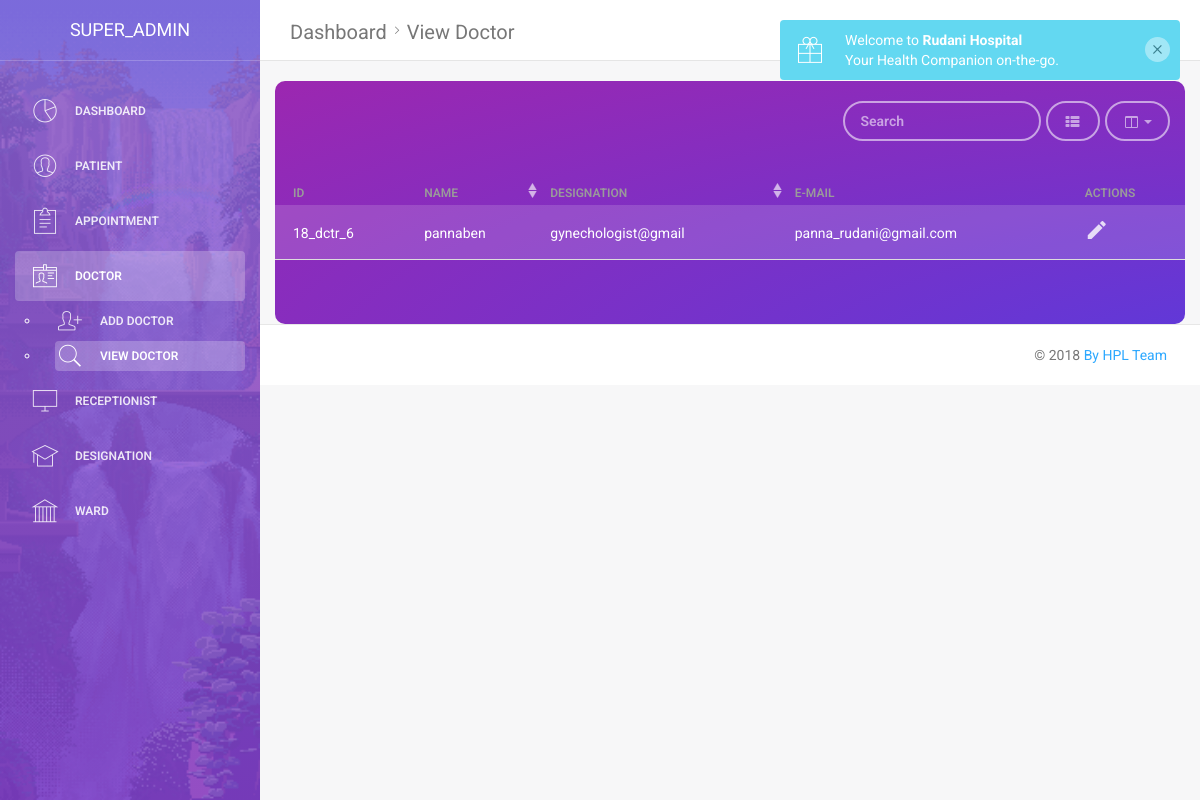
Page /view_doctor.php (signed in) on the earlier database version.
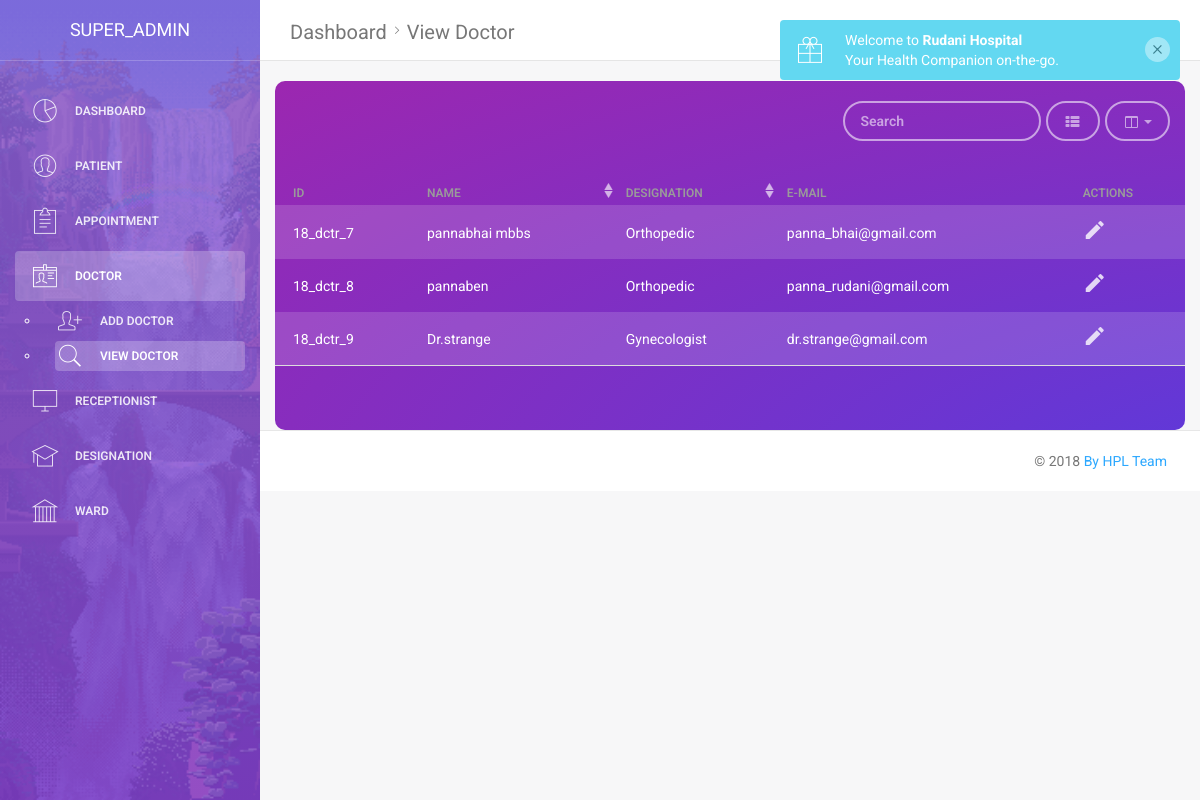
Same page on the later database version.
### tables this page shows
CREATE TABLE `doctor` (
  `doctor_id` varchar(15) NOT NULL,
  `doctor_name` varchar(30) NOT NULL,
  `doctor_dob` date NOT NULL,
  `doctor_gender` varchar(10) NOT NULL,
  `doctor_phone` varchar(15) NOT NULL,
  `doctor_city` varchar(20) NOT NULL,
  `doctor_address` varchar(100) NOT NULL,
  `doctor_designation` varchar(30) NOT NULL,
  `doctor_email` varchar(50) NOT NULL,
  `doctor_password` varchar(50) NOT NULL,
  `doj` timestamp(6) NOT NULL DEFAULT CURRENT_TIMESTAMP(6)
);

### assets/modules/global_module.php (the view, shortened to what this page needs)
<?php
function fetch_data($query,$type)
{
	include("assets/modules/db_config.php");
	$result = mysqli_query($conn,$query);
	if($result)
	{
		if($type == "login")
		{
		$count = mysqli_num_rows($result);
			if($count == 1)
			{
				return TRUE;
			}
			else
			{
				return FALSE;
			}
		}
		elseif($type == "count")
		{
			$count = mysqli_num_rows($result);
			return $count;
		}
		elseif($type == "result")
		{
			 $res = mysqli_query($conn,$query);
			 return $res;
		}
	}
	else
	{
		return "Fetch Error";
	}
}
function view_table($for)
{
    include("assets/modules/db_config.php");
    if($for == "patient")
    {
        $query = "select * from patient";
        $result = mysqli_query($conn,$query);
        if($result)
        {
            while($row = mysqli_fetch_array($result)) {
                $age = date_diff(date_create($row[6]), date_create('today'))->y;
                $id = $row[1];
                echo "<tr>
                <td>$id</td>
                <td>$row[2]</td>
                <td>$row[5]</td>
                <td>$age</td>
                <td > <a href='view_patient_profile.php?id=$id'> <i class='material-icons'>edit</i></a></td>
                </tr>";
            }
        }
    }
    elseif ($for == "doctor")
    {
        $query = "select * from doctor";
        $result = mysqli_query($conn,$query);
        while($row = mysqli_fetch_array($result))
        {
            $id = $row[0];
            echo "<tr>
                <td>$id</td>
                <td>$row[1]</td>
                <td>$row[7]</td>
                <td>$row[8]</td>
                <td > <a href='view_doctor_profile.php?id=$id'> <i class='material-icons'>edit</i></a></td>
                </tr>";
        }
    }
}
?>

### view_doctor.php (shortened to what this page needs)
<?php
include("assets/modules/global_module.php");
if(isset($_GET["id"]))
{
    $id = $_GET["id"];
}
elseif(isset($_SESSION["admin_token"]))
{
    $id = $_SESSION["admin_token"];
}
$result = fetch_data("select * from admin where admin_id= '$id'","result");
$data = mysqli_fetch_assoc($result);
?>
<!doctype html>
<html lang="en">
<head>
    <link href="assets/css/bootstrap.min.css" rel="stylesheet" />
    <link href="assets/css/animate.min.css" rel="stylesheet"/>
    <link href="assets/css/light-bootstrap-dashboard.css?v=1.4.0" rel="stylesheet"/>
    <link href="assets/css/fresh-bootstrap-table.css" rel="stylesheet" />
    <link href="http://maxcdn.bootstrapcdn.com/font-awesome/4.2.0/css/font-awesome.min.css" rel="stylesheet">
    <link href="assets/css/pe-icon-7-stroke.css" rel="stylesheet" />
</head>
<body>
<div class="wrapper">
    <div class="sidebar" data-color="purple" data-image="assets/img/waterfall.gif" >
        <div class="sidebar-wrapper">
            <div class="logo">
                <a href="#" class="simple-text">
                    <?php echo $data["admin_name"]?>
                </a>
            </div>
            <ul class="nav">
                <li >
                    <a href="dashboard_admn.php">
                        <i class="pe-7s-graph"></i>
                        <p>Dashboard</p>
                    </a>
                </li>
                <li >
                    <a href="add_patient.php" >
                        <i class="pe-7s-user"></i>
                        <p>Patient</p>
                    </a>
                </li>
                <li>
                    <a href="add_appointment.php">
                        <i class="pe-7s-note2"></i>
                        <p>Appointment</p>
                    </a>
                </li>
                <li class="active">
                    <a href="add_doctor.php">
                        <i class="pe-7s-id"></i>
                        <p>Doctor</p>
                    </a>
                    <ul>
                        <li >
                            <a href="add_Doctor.php" >
                                <i class="pe-7s-add-user"></i>
                                <p>Add Doctor</p>
                            </a>
                        </li>
                        <li class="active" >
                            <a href="view_doctor.php" >
                                <i class="pe-7s-search"></i>
                                <p>View Doctor</p>
                            </a>
                        </li>
                    </ul>
                </li>
                <li >
                    <a href="add_receptionist.php">
                        <i class="pe-7s-monitor"></i>
                        <p>Receptionist</p>
                    </a>
                </li>
                <li >
                    <a href="designation.php">
                        <i class="pe-7s-study"></i>
                        <p>Designation</p>
                    </a>
                </li>
                <li >
                    <a href="ward.php">
                        <i class="pe-7s-culture"></i>
                        <p>Ward</p>
                    </a>
                </li>
            </ul>
        </div>
    </div>
    <div class="main-panel">
        <nav class="navbar navbar-default navbar-fixed">
            <div class="container-fluid">
                <div class="navbar-header">
                    <a class="navbar-brand" href="#">Dashboard<i class="pe-7s-angle-right"></i>View Doctor</a>
                </div>
                <div class="collapse navbar-collapse">
                    <ul class="nav navbar-nav navbar-right">
                        <li>
                            <a href="logout.php?for=<?php echo $data["admin_id"] ?>">
                                <p>Log out</p>
                            </a>
                        </li>
                    </ul>
                </div>
            </div>
        </nav>
        <br>
        <div class="container-fluid">
            <div class="row">
                <div class="col-md-12">
                    <div class="fresh-table full-color-purple" >
                        <table id="fresh-table" class="table">
                            <thead>
                            <th data-field="id">ID</th>
                            <th data-field="name" data-sortable="true">Name</th>
                            <th data-field="country" data-sortable="true">Designation</th>
                            <th data-field="city">E-mail</th>
                            <th  data-field="actions"  >Actions</th>
                            </thead>
                            <tbody>
                            <?php view_table("doctor"); ?>
                            </tbody>
                        </table>
                    </div>
                </div>
            </div>
        </div>
        <footer class="footer">
            <div class="container-fluid">
                <p class="copyright pull-right">
                    &copy; <script>document.write(new Date().getFullYear())</script>
                    <a href="#">By HPL Team</a>
                </p>
            </div>
        </footer>
    </div>
</div>
</body>
</html>

Differences in the rows shown:
removed doctor: doctor_id "18_dctr_6", doctor_name "pannaben", doctor_designation "gynechologist@gmail", doctor_email "panna_rudani@gmail.com"
added doctor: doctor_id "18_dctr_7", doctor_name "pannabhai mbbs", doctor_designation "Orthopedic", doctor_email "panna_bhai@gmail.com"
added doctor: doctor_id "18_dctr_8", doctor_name "pannaben", doctor_designation "Orthopedic", doctor_email "panna_rudani@gmail.com"
added doctor: doctor_id "18_dctr_9", doctor_name "Dr.strange", doctor_designation "Gynecologist", doctor_email "dr.strange@gmail.com"
